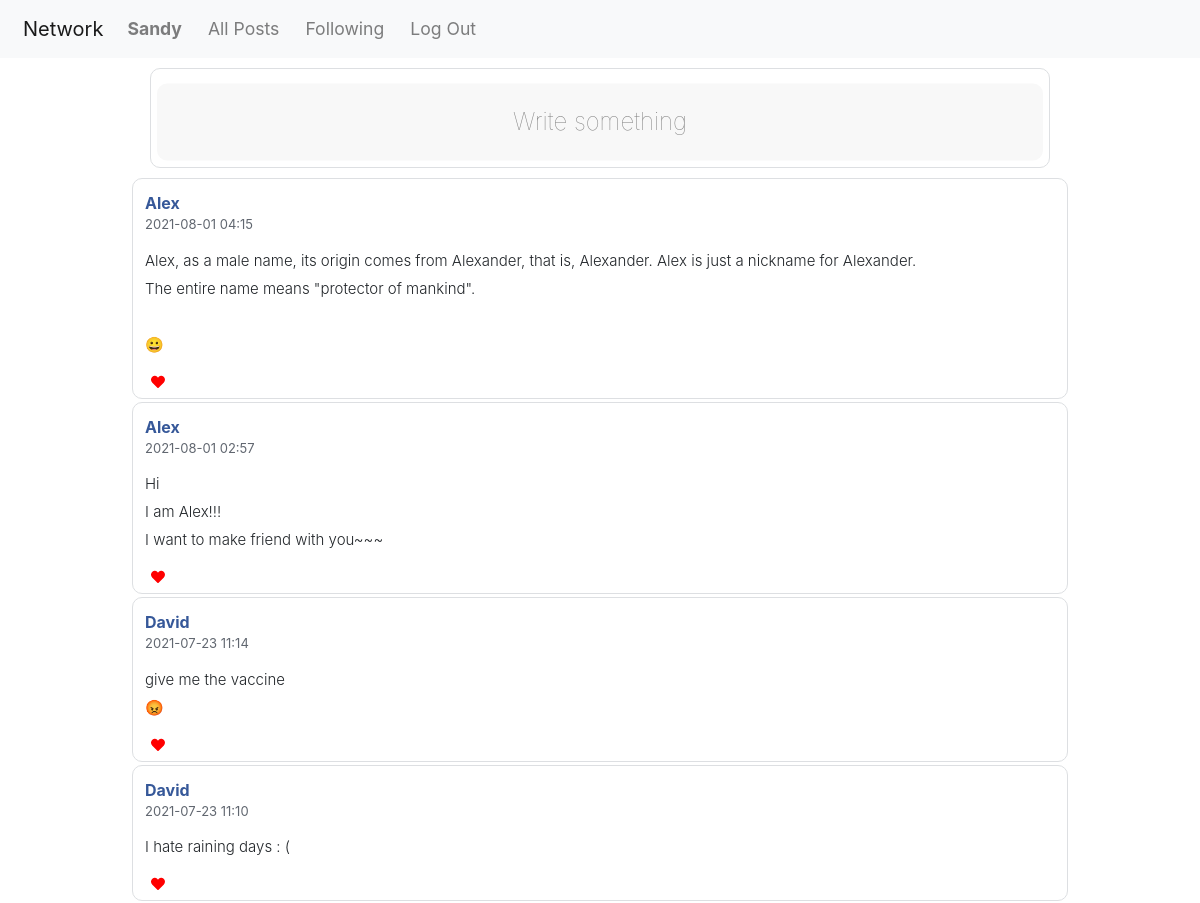
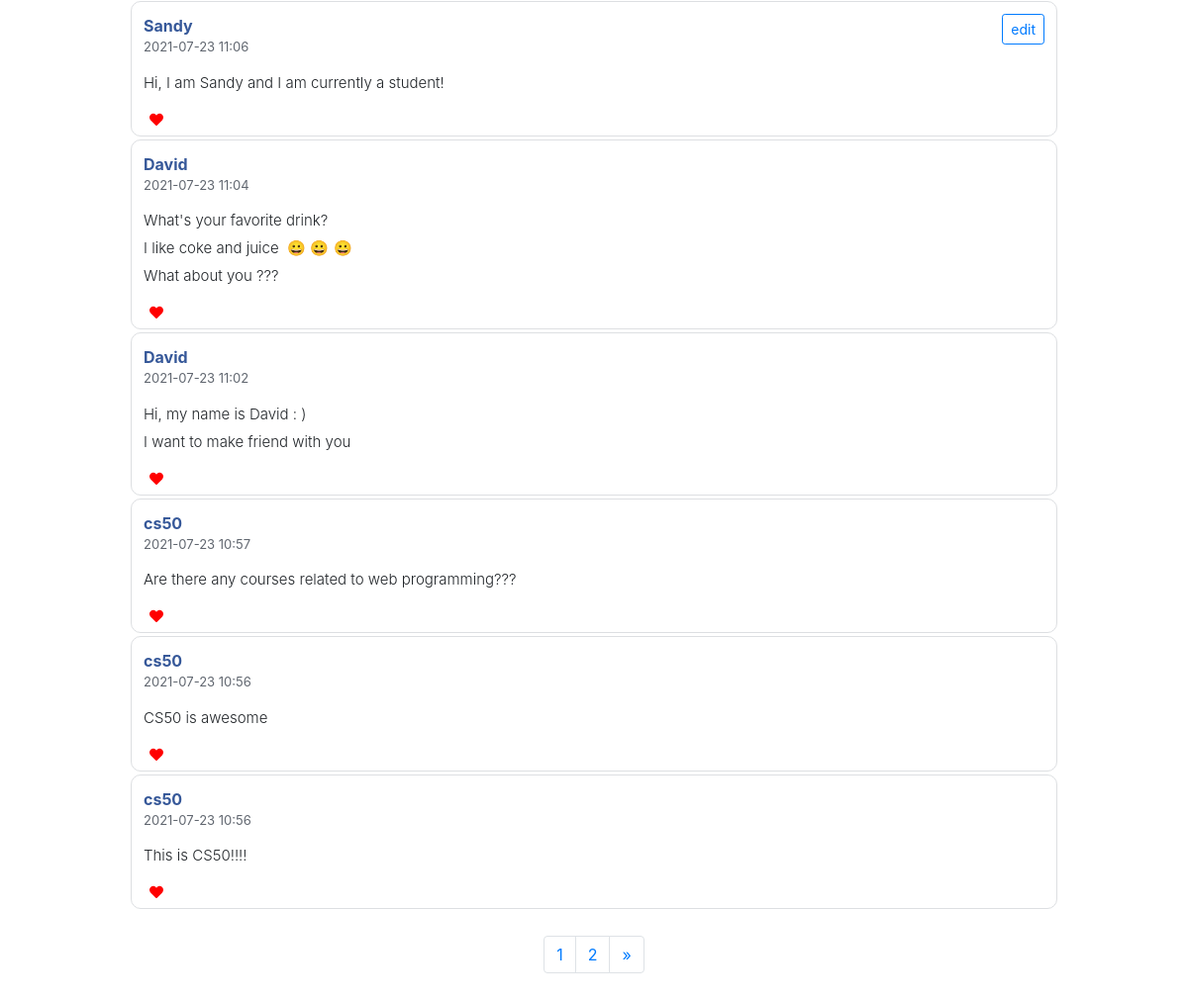
Page / (signed in) on the committed database (2 pictures, top to bottom).
### network/models.py (models this page shows, shortened)
class User(AbstractUser):
    followers = models.ManyToManyField('self',blank=True,related_name='user_followers',symmetrical=False)
    following = models.ManyToManyField('self',blank=True,related_name='user_following',symmetrical=False)

class Post(models.Model):
    content = models.TextField(blank=False)
    author  = models.ForeignKey(
        User,
        related_name='post',
        on_delete=models.CASCADE
    )
    created = models.DateTimeField(auto_now_add=True)
    users_like = models.ManyToManyField(
        User,
        related_name='post_like',
        blank=True
    )

### network/views.py (the view)
# urls.py: path("", views.index, name="index"),
def index(request):
    article= Post.objects.all().order_by('-created')
    paginator = Paginator(article, 10)
    page_number = request.GET.get('page')
    try:
        article = paginator.page(page_number)
    except PageNotAnInteger:
        article = paginator.page(1)
    except (EmptyPage, InvalidPage):
        article = paginator.page(paginator.num_pages)
    return render(request, "network/index.html",{"articles":article,"show_add_post":True,"profile":False})

### network/templates/network/index.html (shortened to what this page needs)
{% extends "network/layout.html" %}
{% load static %}
{% block body %}
{% if show_add_post %}
<button     data-toggle="modal" data-target="#exampleModal"  id="post_article">
  <p style="background-color:#F8F8F8;height:80% ;border-radius: 10px;transform: translateY(15%);padding-top:20px;font-size:1.5rem;font-weight: lighter;color:#808080;">Write something</p>
</button>
{% endif %}
 <div class="container-fluid" style="margin-top: 10px;">
{% for item in articles %}
 <div id="app"  >
  <div class="header">
    <div class="left-info">
      <div class="name-info">
         <div class="name">
          <a href="{% url 'home' item.author.username %}">{{item.author.username}}</a>
        </div>
        <div class="time">
          {{item.created|date:"Y-m-d H:i"}}
        </div>
      </div>
    </div>
      <div class="right-info">
     {%if user.is_authenticated and user == item.author %}
     <button data-edit={{item.id}} id="edit" class="btn btn-outline-primary btn-sm"  data-toggle="modal" data-target="#examplesss">edit</button>
{%endif%}
     </div>
 </div>
 <div class="content"  id ="article-{{item.id}}">{{item.content}}</div>
 <div class="feedback-action">
  <button data-id={{item.id}} id ="like" style="border:none; background-color: transparent;cursor:pointer;
    overflow: hidden;
    outline:none;"><i class="fas fa-heart"  style="color:red;"></i></button>&nbsp;<span id="count-{{item.id}}" class="text-nowrap"></span>
 </div>
  </div>
 {% endfor %}
</div>
<br>
<div class="pull-right" >
                <nav aria-label="Page navigation example">
                    <ul class="pagination">
                        {% for page_num in articles.paginator.page_range %}
                            {% if page_num == articles.number %}
                                <li class="page-item">
                                    <a href="#" class="page-link">
                                        {{ page_num }}
                                    </a>
                                </li>
                            {% else %}
                                <li class="page-item">
                                    <a href="?page={{ page_num }}" class="page-link">{{ page_num }}
                                    </a>
                                </li>
                            {% endif %}
                        {% endfor %}
                        {% if  articles.has_next %}
                        <li class="page-item">
                            <a href="?page={{ articles.next_page_number }}" aria-label="last" class="page-link">
                                <span aria-hidden="true">&raquo;</span>
                            </a>
                        </li>
                        {% endif %}
                    </ul>
                </nav>
</div>
{% endblock %}

### network/templates/network/layout.html (shortened to what this page needs)
{% load static %}
<!DOCTYPE html>
<html lang="en">
    <head>
        <link rel="stylesheet" href="https://maxcdn.bootstrapcdn.com/bootstrap/4.5.2/css/bootstrap.min.css">
        <link href="{% static 'network/styles.css' %}" rel="stylesheet">
    </head>
    <body>
        <nav class="navbar navbar-expand-md navbar-light bg-light">
        <div class="container-fluid">
              <a class="navbar-brand" href="#">Network</a>
            <div class="collapse navbar-collapse" id="navbarNav">
              <ul class="nav navbar-nav mr-auto">
                {% if user.is_authenticated %}
                    <li class="nav-item">
                        <a class="nav-link" href="{% url 'home' user.username %}"><strong>{{ user.username }}</strong></a>
                    </li>
                {% endif %}
                <li class="nav-item" >
                  <a class="nav-link" href="{% url 'index' %}"  id="index">All Posts</a>
                </li>
                {% if user.is_authenticated %}
                    <li class="nav-item">
                        <a class="nav-link" href="{% url 'following' %}">Following</a>
                    </li>
                    <li class="nav-item">
                        <a class="nav-link" href="{% url 'logout' %}">Log Out</a>
                    </li>
                {% endif %}
              </ul>
              </div>
              </div>
          </nav>
        <div class="body" >
            {% block body %}
            {% endblock %}
        </div>
    </body>
</html>

### network/static/network/styles.css (style rules this page uses)
html, body { height: 100%; width: 100%; }
#post_article { margin: 0 auto; background: white; border: 1px solid #dddfe2; border-radius: 10px; width:75%; height:100px; display: block; outline: none; }
.pull-right { width:auto; height:auto; margin: 0 auto; display:flex; justify-content: center; padding-bottom:50px; }
.navbar { padding: .5rem; margin-bottom:10px; }
.navbar-nav li { padding-right: 10px; }
.nav-link { font-size: 1.1em !important; }
#app { margin: 0px auto 3px; height: auto; max-height :300px; width: 80%; overflow-y:auto; background: white; border: 1px solid #dddfe2; border-radius: 10px; }
#app .header { display: flex; justify-content: space-between; padding: 12px 12px 0; }
#app .header .left-info .name-info .name { display: inline-block; font-weight: bolder; cursor: pointer; }
#app .header .left-info .name-info .name a { text-decoration: none; color: #365899; }
#app .header .left-info .name-info .time { color: #616770; font-size: 13px; }
#app .feedback-action { text-align: left; font-weight: 600; font-size: 14px; height: 32px; margin: 0 12px; min-height: 32px; padding: 4px 0; }
#app .content { white-space: pre-wrap; font-size: 15px; font-weight: 300; letter-spacing: 0; line-height: 28px; margin: 0 0 7px 0; padding: 12px 12px 0; }

### rows in the picture
User: username "Sandy"
Post: author.username "Alex", created "2021-08-01 04:15", content "Alex, as a male name, its origin comes from Alexander, that is, Alexander. Alex is just a nickname for Alexander. The entire name means \"protector of mankind\". 😀"
Post: author.username "Alex", created "2021-08-01 02:57", content "Hi I am Alex!!! I want to make friend with you~~~"
Post: author.username "David", created "2021-07-23 11:14", content "give me the vaccine 😡"
Post: author.username "David", created "2021-07-23 11:10", content "I hate raining days : ("
Post: author.username "Sandy", created "2021-07-23 11:06", content "Hi, I am Sandy and I am currently a student!"
Post: author.username "David", created "2021-07-23 11:04", content "What's your favorite drink? I like coke and juice 😀 😀 😀 What about you ???"
Post: author.username "David", created "2021-07-23 11:02", content "Hi, my name is David : ) I want to make friend with you"
Post: author.username "cs50", created "2021-07-23 10:57", content "Are there any courses related to web programming???"
Post: author.username "cs50", created "2021-07-23 10:56", content "CS50 is awesome"
Post: author.username "cs50", created "2021-07-23 10:56", content "This is CS50!!!!"

### other values in the picture
{{ page_num }} "1"
{{ page_num }} "2"
